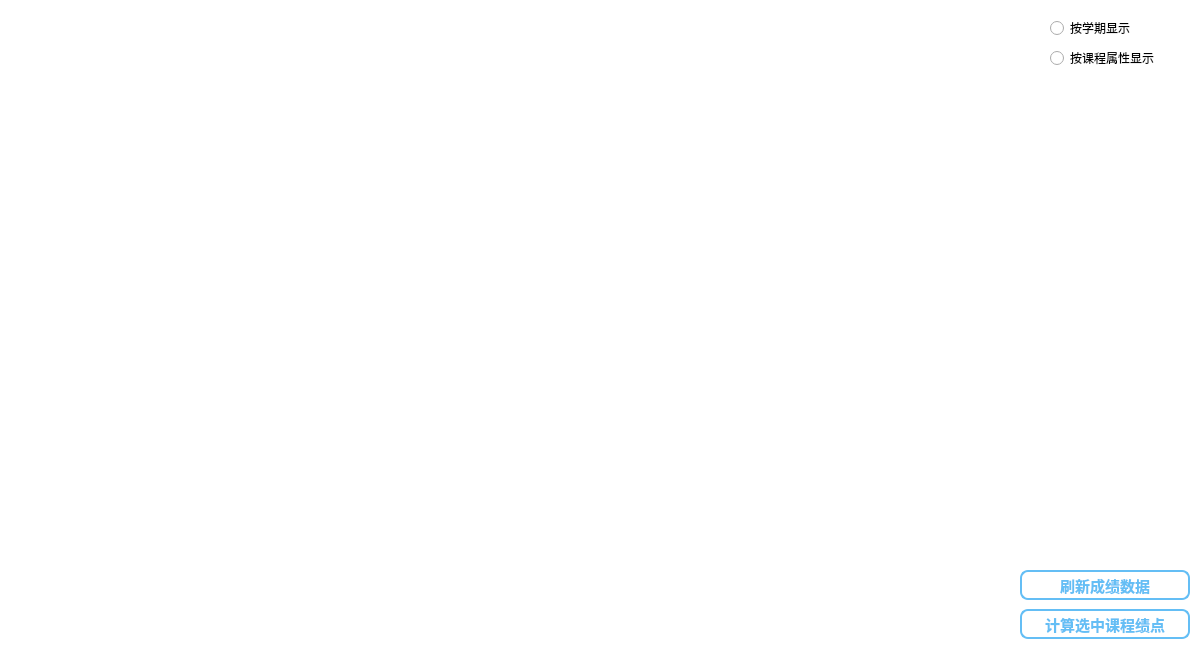
<?xml version="1.0" encoding="UTF-8"?>
<ui version="4.0">
 <class>StackedGradesWidget</class>
 <widget class="QWidget" name="StackedGradesWidget">
  <property name="geometry">
   <rect>
    <x>0</x>
    <y>0</y>
    <width>1200</width>
    <height>650</height>
   </rect>
  </property>
  <property name="windowTitle">
   <string>Form</string>
  </property>
  <property name="styleSheet">
   <string notr="true">QWidget {
	background:#FFFFFF;
}
</string>
  </property>
  <widget class="QRadioButton" name="radioButton">
   <property name="geometry">
    <rect>
     <x>1050</x>
     <y>20</y>
     <width>111</width>
     <height>16</height>
    </rect>
   </property>
   <property name="text">
    <string>按学期显示</string>
   </property>
   <attribute name="buttonGroup">
    <string notr="true">buttonGroup</string>
   </attribute>
  </widget>
  <widget class="QRadioButton" name="radioButton_2">
   <property name="geometry">
    <rect>
     <x>1050</x>
     <y>50</y>
     <width>121</width>
     <height>16</height>
    </rect>
   </property>
   <property name="text">
    <string>按课程属性显示</string>
   </property>
   <attribute name="buttonGroup">
    <string notr="true">buttonGroup</string>
   </attribute>
  </widget>
  <widget class="QPushButton" name="pushButton">
   <property name="geometry">
    <rect>
     <x>1020</x>
     <y>609</y>
     <width>170</width>
     <height>30</height>
    </rect>
   </property>
   <property name="styleSheet">
    <string notr="true">QPushButton {
border: 2px solid ; 
border-radius: 8px; 
border-color:rgb(100,190,245);

font: bold 11pt;
color:rgb(100,190,245);
}


QPushButton:hover {
border: 2px solid ; 
border-radius: 8px; 
border-color:rgb(100,190,245);
background-color:rgb(200 , 250 , 250);

font: bold 11pt;
color:rgb(100,190,245);
}


QPushButton:pressed {
border: 2px solid ; 
border-radius: 8px; 
border-color:rgb(100,190,245);
background-color:rgb(200 , 250 , 250);

font: bold 11pt;
color:rgb(100,190,245);
padding-left:5px;
padding-top:3px;
}
</string>
   </property>
   <property name="text">
    <string>计算选中课程绩点</string>
   </property>
  </widget>
  <widget class="QPushButton" name="pushButton_flush">
   <property name="geometry">
    <rect>
     <x>1020</x>
     <y>570</y>
     <width>170</width>
     <height>30</height>
    </rect>
   </property>
   <property name="styleSheet">
    <string notr="true">QPushButton {
border: 2px solid ; 
border-radius: 8px; 
border-color:rgb(100,190,245);

font: bold 11pt;
color:rgb(100,190,245);
}


QPushButton:hover {
border: 2px solid ; 
border-radius: 8px; 
border-color:rgb(100,190,245);
background-color:rgb(200 , 250 , 250);

font: bold 11pt;
color:rgb(100,190,245);
}


QPushButton:pressed {
border: 2px solid ; 
border-radius: 8px; 
border-color:rgb(100,190,245);
background-color:rgb(200 , 250 , 250);

font: bold 11pt;
color:rgb(100,190,245);
padding-left:5px;
padding-top:3px;
}
</string>
   </property>
   <property name="text">
    <string>刷新成绩数据</string>
   </property>
  </widget>
 </widget>
 <resources/>
 <connections/>
 <buttongroups>
  <buttongroup name="buttonGroup"/>
 </buttongroups>
</ui>
